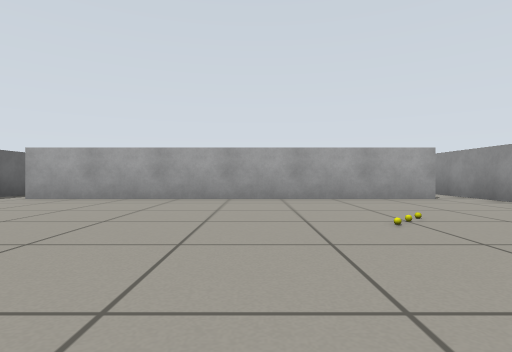
[1] (above)

14 first-person views from a walk through a robot-simulator world made for Gazebo. The camera is 0.45 m above the floor, looks level and sees 80° across. The floor is counted in squares, 1 m on a side. Each view is taken from the middle of a square. On the plan, view 1 faces up. The plan holds only what a view shows up to about 9 squares ahead; the rest is blank.

[2]
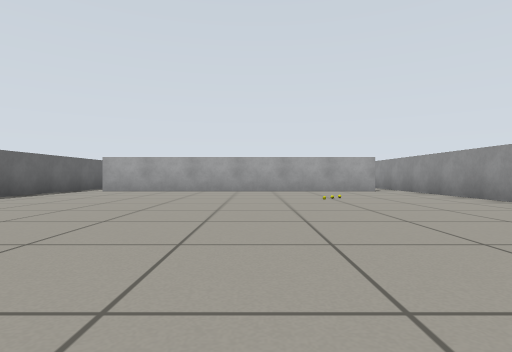

[3]
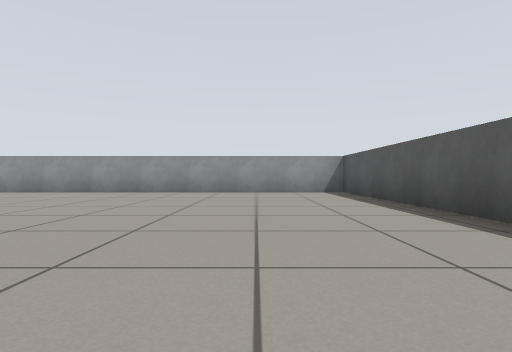

[4]
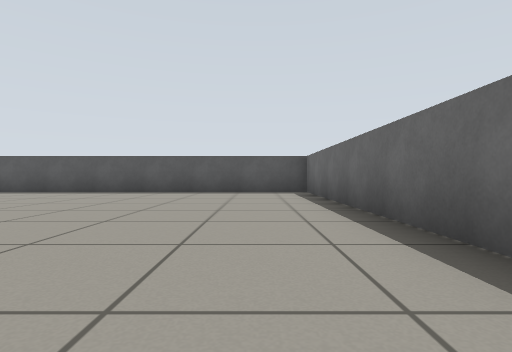

[5]
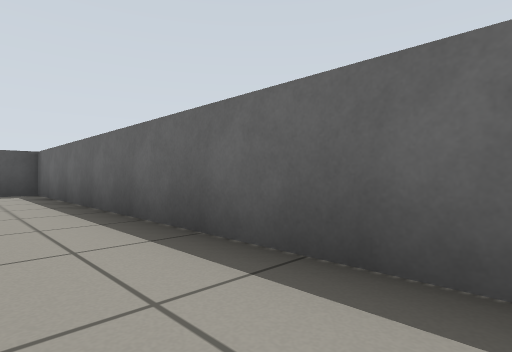

[6]
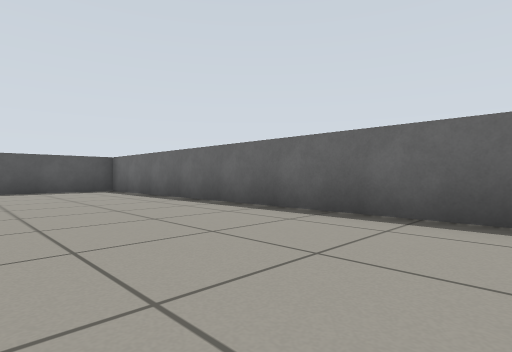

[7]
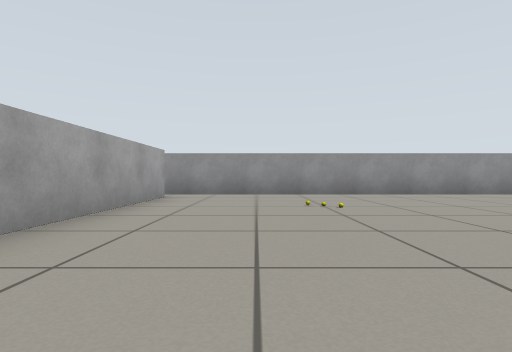

[8]
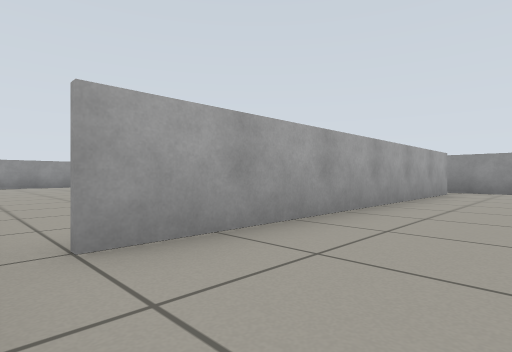

[9]
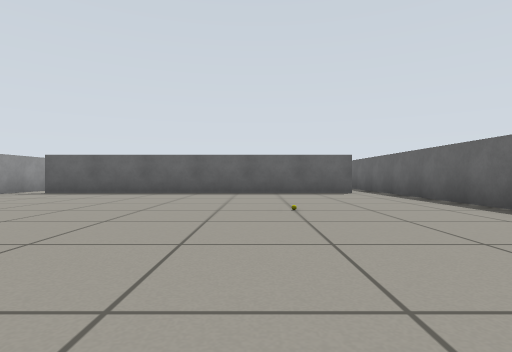

[10]
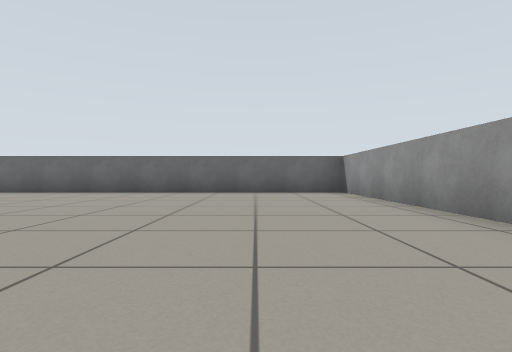

[11]
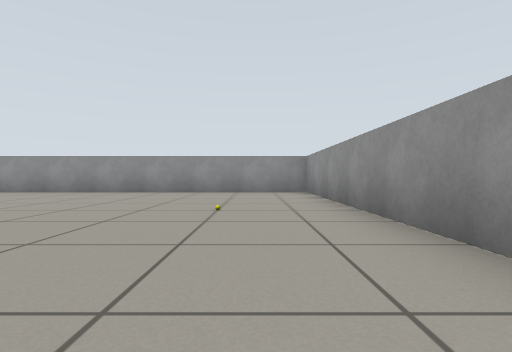

[12]
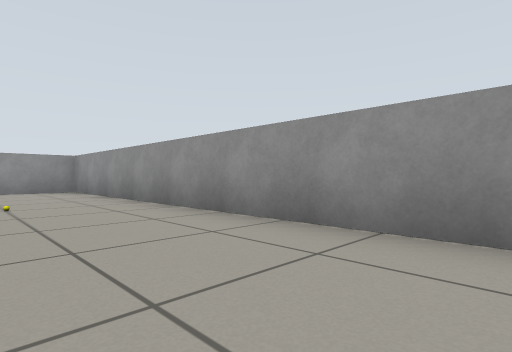

[13]
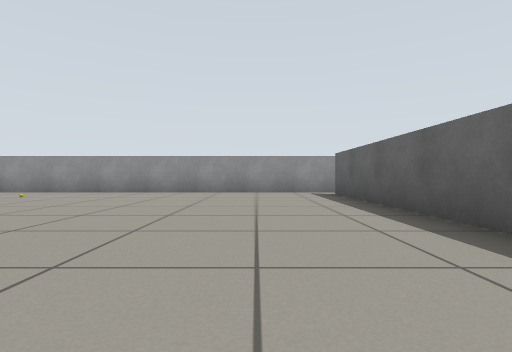

[14]
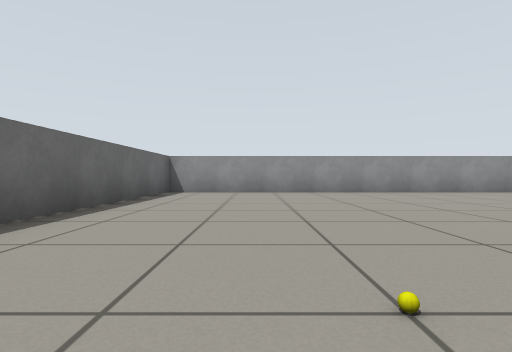

### Floor plan
Points are (right, up) in squares from view 1. A wall is a line through its corners. A room is listed if a view was taken in it or the views show most of it. See-through windows are left out.
Room 1 (views 1, 2, 3, 4, 5, 6, 7, 8)
walls: (-5.4, 5.5) (-5.4, -5.4) (4.4, -5.4) (4.4, 5.5); (3.6, 5.9) (-4.5, 5.9)
ways out: opening at (-5, 6) to room 2; opening at (4, 6) to room 2
objects: other object (1, 3); other object (2, 3)
Room 2 (views 9, 10, 11, 12, 13, 14)
walls: (-4.5, 6) (3.5, 6); (4.4, 5.5) (4.4, 17.4) (-5.4, 17.4) (-5.4, 5.5)
ways out: opening at (-5, 6) to room 1; opening at (4, 6) to room 1
objects: yellow ball (-2, 10); other object (3, 13)

Where each view was taken, in squares from view 1:
view 1: 0 up, 0 right, facing up
view 2: 3 down, 0 right, facing up
view 3: 3 down, 4 left, facing right
view 4: 3 up, 4 left, facing down
view 5: 3 up, 4 left, facing down-left
view 6: 4 up, 2 left, facing down-left
view 7: 4 up, 3 left, facing right
view 8: 4 up, 5 left, facing up-right
view 9: 14 up, 2 left, facing down
view 10: 15 up, 3 right, facing left
view 11: 9 up, 3 right, facing up
view 12: 8 up, 2 right, facing up-right
view 13: 8 up, 4 left, facing right
view 14: 9 up, 3 left, facing up
